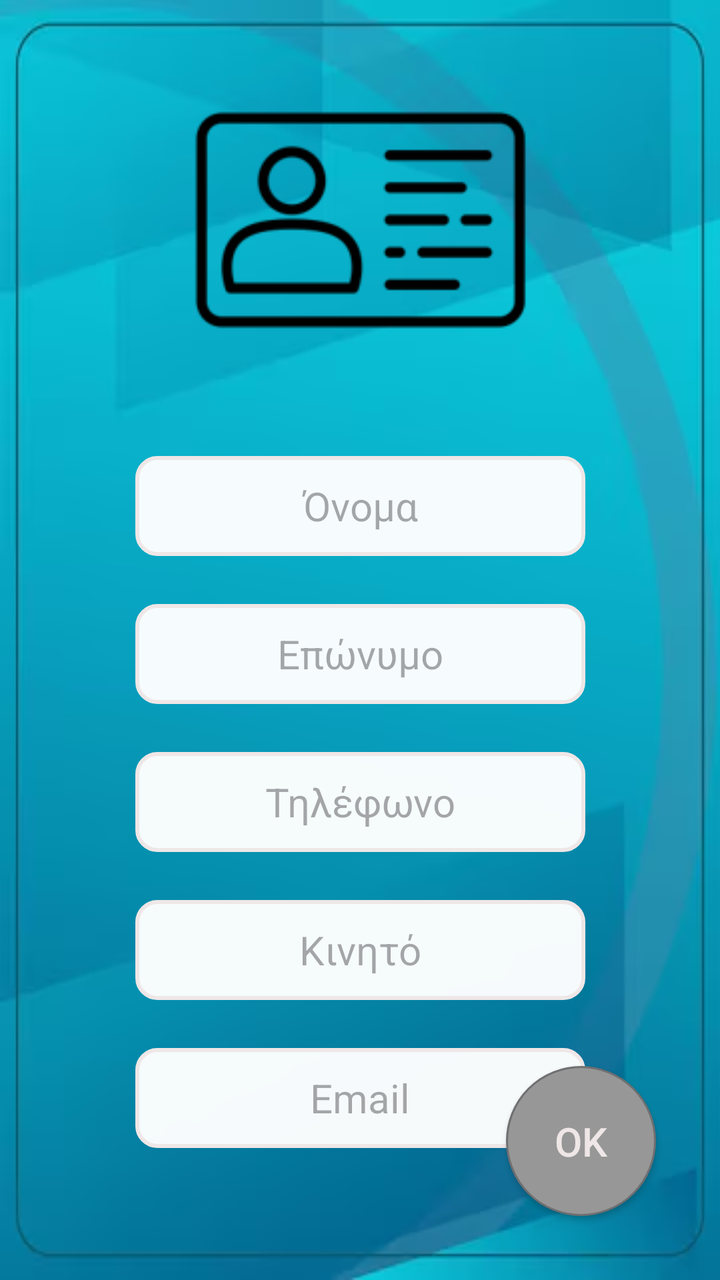
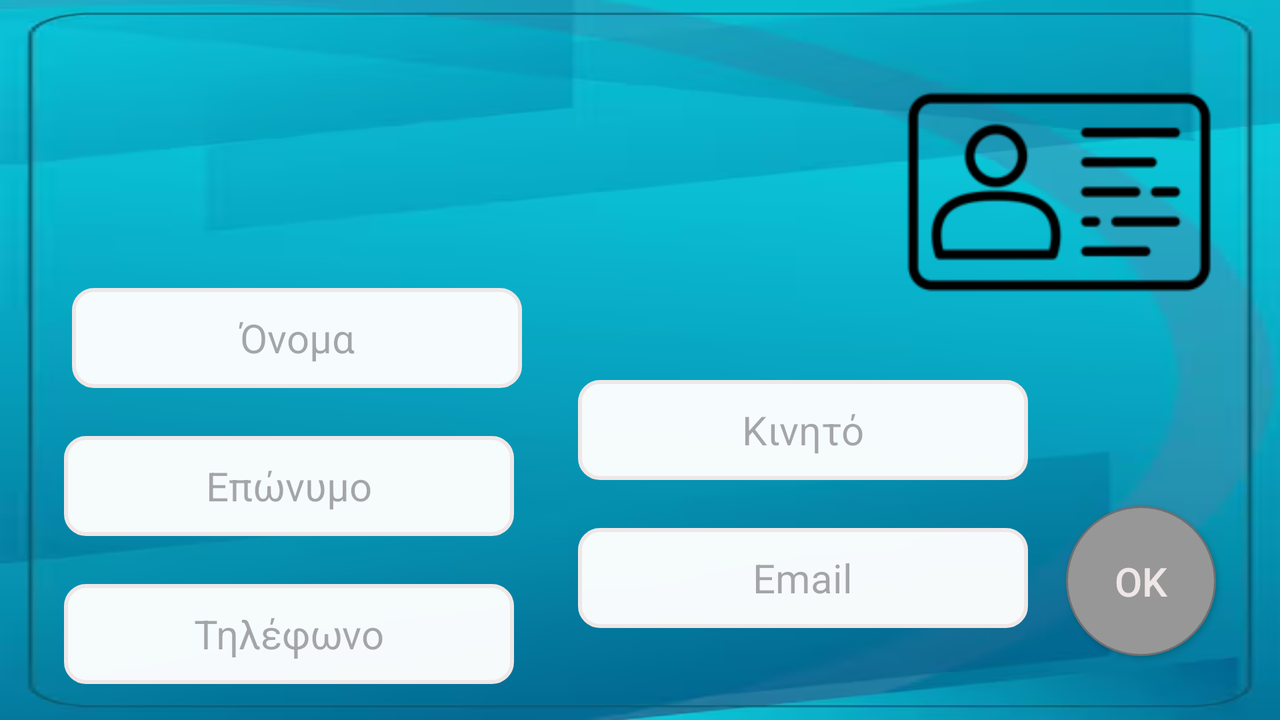

Compare how this app lays out the same screen by default and in its alternative resource folder. The renders come first, then the two layout files and the values they reference.
<!-- AndroidManifest.xml: application theme Theme.JustInTimeApp -->
<!-- res/layout/activity_sign_up2.xml -->
<?xml version="1.0" encoding="utf-8"?>
<androidx.constraintlayout.widget.ConstraintLayout xmlns:android="http://schemas.android.com/apk/res/android"
    xmlns:app="http://schemas.android.com/apk/res-auto"
    xmlns:tools="http://schemas.android.com/tools"
    android:id="@+id/main"
    android:layout_width="match_parent"
    android:layout_height="match_parent"
    android:background="@drawable/background"
    tools:context=".SignUpActivity2">


    <ImageView
        android:id="@+id/imageView"
        android:layout_width="wrap_content"
        android:layout_height="wrap_content"
        android:layout_marginTop="24dp"
        app:layout_constraintEnd_toEndOf="parent"
        app:layout_constraintStart_toStartOf="parent"
        app:layout_constraintTop_toTopOf="parent"
        app:srcCompat="@drawable/info_icon" />

    <EditText
        android:id="@+id/name"
        android:layout_width="225dp"
        android:layout_height="50dp"
        android:layout_marginTop="32dp"
        android:background="@drawable/custom_input"
        android:hint="Όνομα"
        android:inputType="text"
        android:textAlignment="center"
        android:textSize="20sp"
        app:layout_constraintEnd_toEndOf="parent"
        app:layout_constraintStart_toStartOf="parent"
        app:layout_constraintTop_toBottomOf="@+id/imageView" />

    <EditText
        android:id="@+id/surname"
        android:layout_width="225dp"
        android:layout_height="50dp"
        android:layout_marginTop="24dp"
        android:background="@drawable/custom_input"
        android:hint="Επώνυμο"
        android:inputType="text"
        android:textAlignment="center"
        android:textSize="20sp"
        app:layout_constraintEnd_toEndOf="parent"
        app:layout_constraintHorizontal_bias="0.502"
        app:layout_constraintStart_toStartOf="parent"
        app:layout_constraintTop_toBottomOf="@+id/name" />

    <EditText
        android:id="@+id/phone"
        android:layout_width="225dp"
        android:layout_height="50dp"
        android:layout_marginTop="24dp"
        android:background="@drawable/custom_input"
        android:hint="Τηλέφωνο"
        android:inputType="text"
        android:textAlignment="center"
        android:textSize="20sp"
        app:layout_constraintEnd_toEndOf="parent"
        app:layout_constraintHorizontal_bias="0.502"
        app:layout_constraintStart_toStartOf="parent"
        app:layout_constraintTop_toBottomOf="@+id/surname" />

    <EditText
        android:id="@+id/mobile"
        android:layout_width="225dp"
        android:layout_height="50dp"
        android:layout_marginTop="24dp"
        android:background="@drawable/custom_input"
        android:hint="Κινητό"
        android:inputType="text"
        android:textAlignment="center"
        android:textSize="20sp"
        app:layout_constraintEnd_toEndOf="parent"
        app:layout_constraintHorizontal_bias="0.502"
        app:layout_constraintStart_toStartOf="parent"
        app:layout_constraintTop_toBottomOf="@+id/phone" />

    <EditText
        android:id="@+id/email"
        android:layout_width="225dp"
        android:layout_height="50dp"
        android:layout_marginTop="24dp"
        android:background="@drawable/custom_input"
        android:hint="Email"
        android:inputType="textEmailAddress"
        android:textAlignment="center"
        android:textSize="20sp"
        app:layout_constraintEnd_toEndOf="parent"
        app:layout_constraintHorizontal_bias="0.502"
        app:layout_constraintStart_toStartOf="parent"
        app:layout_constraintTop_toBottomOf="@+id/mobile" />


    <androidx.appcompat.widget.AppCompatButton
        android:id="@+id/dataAddButton"
        android:layout_width="75dp"
        android:layout_height="75dp"
        android:layout_marginEnd="32dp"
        android:layout_marginBottom="32dp"
        android:background="@drawable/confirm_button"
        android:onClick="goBack"
        android:text="ΟΚ"
        android:textAlignment="center"
        android:textColor="@color/TextColor"
        android:textSize="20sp"
        app:layout_constraintBottom_toBottomOf="parent"
        app:layout_constraintEnd_toEndOf="parent" />

</androidx.constraintlayout.widget.ConstraintLayout>
<!-- resources referenced by this layout -->
<resources>
  <color name="TextColor">#EFE7E7</color>
  <!-- drawable background: png bitmap (drawable, 84488 bytes) -->
  <!-- drawable confirm_button (drawable) -->
  <selector xmlns:android="http://schemas.android.com/apk/res/android">
  
      <item android:state_enabled="true">
          <shape android:shape="oval">
              <solid android:color="#979797" />
              <stroke android:color="#6F6F71" android:width="1dp" />
  
  
  
  
  
  
          </shape>
      </item>
  
  </selector>
  <!-- drawable custom_input (drawable) -->
  <?xml version="1.0" encoding="utf-8"?>
  <selector xmlns:android="http://schemas.android.com/apk/res/android">
  
      <item android:state_enabled="true" android:state_focused="true">
          <shape android:shape="rectangle">
              <solid android:color="#F6FFFFFF"/>
              <corners android:radius="10dp"/>
              <stroke android:color="#997D24AF" android:width="3dp"/>
          </shape>
      </item>
  
      <item android:state_enabled="true">
          <shape android:shape="rectangle">
              <solid android:color="#F6FFFFFF"/>
              <corners android:radius="10dp"/>
              <stroke android:color="@color/TextColor" android:width="2dp"/>
          </shape>
      </item>
  
  </selector>
  <!-- drawable info_icon: png bitmap (drawable, 3325 bytes) -->
  <style name="Theme.JustInTimeApp" parent="Base.Theme.JustInTimeApp" />
  <style name="Base.Theme.JustInTimeApp" parent="Theme.Material3.DayNight.NoActionBar">
          
          
      </style>
</resources>
<!-- res/layout-land/activity_sign_up2.xml (the author's variant of the layout above) -->
<!-- drawn on the phone turned sideways -->
<?xml version="1.0" encoding="utf-8"?>
<androidx.constraintlayout.widget.ConstraintLayout xmlns:android="http://schemas.android.com/apk/res/android"
    xmlns:app="http://schemas.android.com/apk/res-auto"
    xmlns:tools="http://schemas.android.com/tools"
    android:id="@+id/main"
    android:layout_width="match_parent"
    android:layout_height="match_parent"
    android:background="@drawable/background"
    tools:context=".SignUpActivity2">


    <ImageView
        android:id="@+id/imageView"
        android:layout_width="157dp"
        android:layout_height="160dp"
        android:layout_marginTop="16dp"
        android:layout_marginEnd="32dp"
        app:layout_constraintEnd_toEndOf="parent"
        app:layout_constraintTop_toTopOf="parent"
        app:srcCompat="@drawable/info_icon" />

    <EditText
        android:id="@+id/name"
        android:layout_width="225dp"
        android:layout_height="50dp"
        android:layout_marginStart="36dp"
        android:layout_marginTop="144dp"
        android:background="@drawable/custom_input"
        android:hint="Όνομα"
        android:inputType="text"
        android:textAlignment="center"
        android:textSize="20sp"
        app:layout_constraintStart_toStartOf="parent"
        app:layout_constraintTop_toTopOf="parent" />

    <EditText
        android:id="@+id/surname"
        android:layout_width="225dp"
        android:layout_height="50dp"
        android:layout_marginStart="32dp"
        android:layout_marginTop="24dp"
        android:background="@drawable/custom_input"
        android:hint="Επώνυμο"
        android:inputType="text"
        android:textAlignment="center"
        android:textSize="20sp"
        app:layout_constraintStart_toStartOf="parent"
        app:layout_constraintTop_toBottomOf="@+id/name" />

    <EditText
        android:id="@+id/phone"
        android:layout_width="225dp"
        android:layout_height="50dp"
        android:layout_marginStart="32dp"
        android:layout_marginTop="24dp"
        android:background="@drawable/custom_input"
        android:hint="Τηλέφωνο"
        android:inputType="text"
        android:textAlignment="center"
        android:textSize="20sp"
        app:layout_constraintStart_toStartOf="parent"
        app:layout_constraintTop_toBottomOf="@+id/surname" />


    <EditText
        android:id="@+id/mobile"
        android:layout_width="225dp"
        android:layout_height="50dp"
        android:layout_marginStart="32dp"
        android:layout_marginTop="190dp"
        android:background="@drawable/custom_input"
        android:hint="Κινητό"
        android:inputType="text"
        android:textAlignment="center"
        android:textSize="20sp"
        app:layout_constraintStart_toEndOf="@+id/surname"
        app:layout_constraintTop_toTopOf="parent" />

    <EditText
        android:id="@+id/email"
        android:layout_width="225dp"
        android:layout_height="50dp"
        android:layout_marginStart="32dp"
        android:layout_marginTop="24dp"
        android:background="@drawable/custom_input"
        android:hint="Email"
        android:inputType="textEmailAddress"
        android:textAlignment="center"
        android:textSize="20sp"
        app:layout_constraintStart_toEndOf="@+id/phone"
        app:layout_constraintTop_toBottomOf="@+id/mobile" />

    <androidx.appcompat.widget.AppCompatButton
        android:id="@+id/dataAddButton"
        android:layout_width="75dp"
        android:layout_height="75dp"
        android:layout_marginEnd="32dp"
        android:layout_marginBottom="32dp"
        android:background="@drawable/confirm_button"
        android:onClick="goBack"
        android:text="ΟΚ"
        android:textAlignment="center"
        android:textColor="@color/TextColor"
        android:textSize="20sp"
        app:layout_constraintBottom_toBottomOf="parent"
        app:layout_constraintEnd_toEndOf="parent" />

</androidx.constraintlayout.widget.ConstraintLayout>
